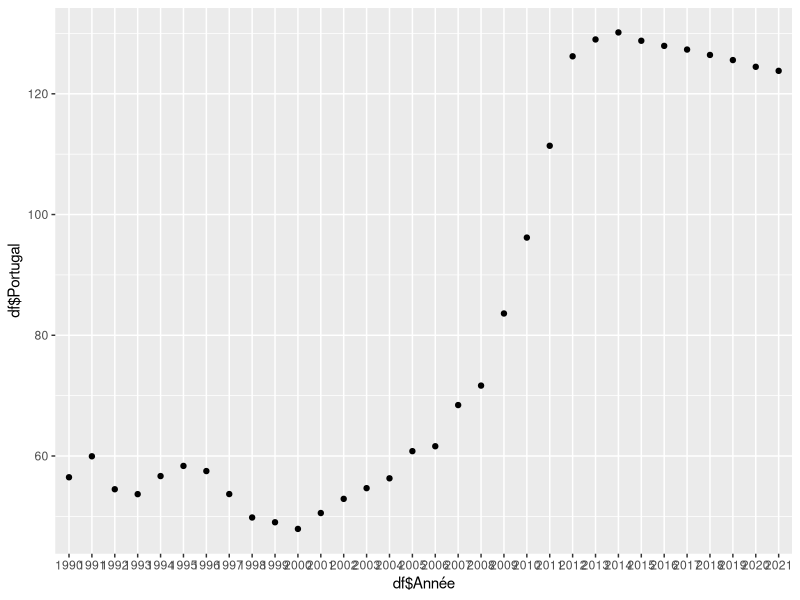
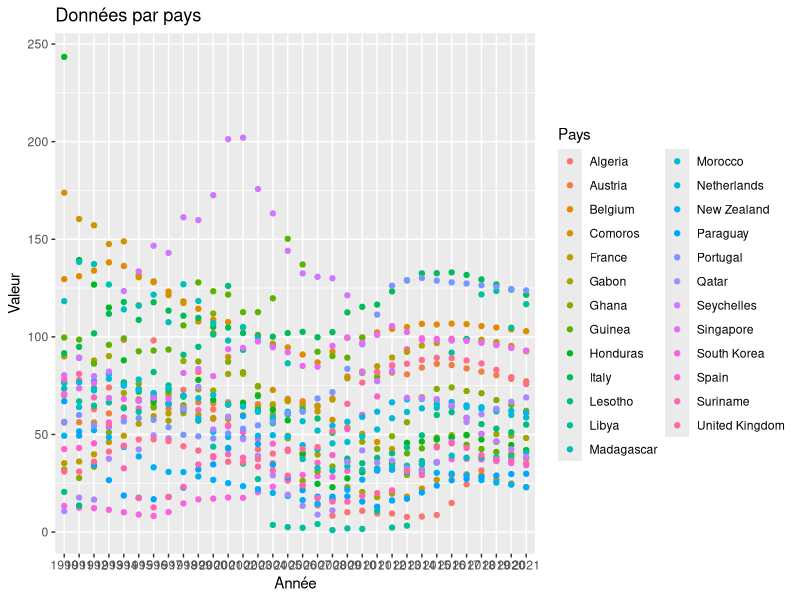
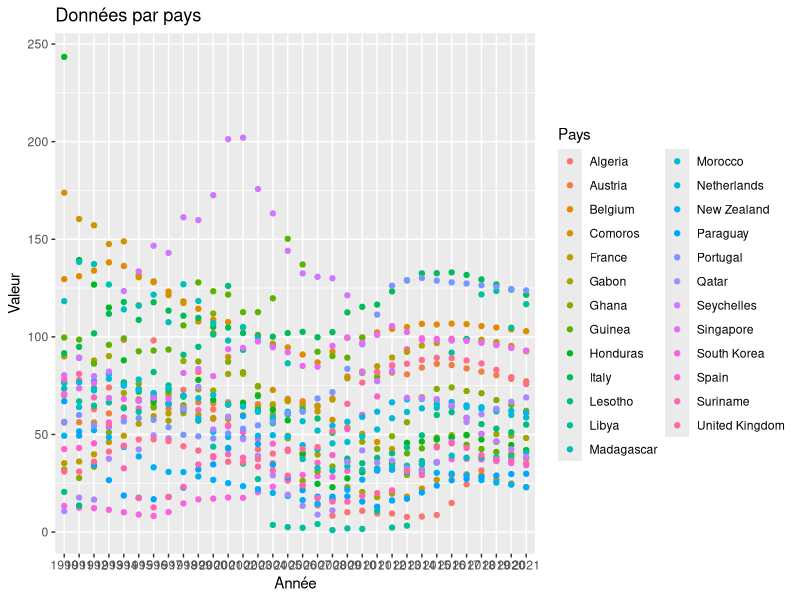

Recreate these plots in R, in order.
## ---- chunk 1
data <- read.csv("archive/Dette_parpays.csv", header = TRUE)
head(data)
## ---- chunk 2
summary(data)
## ---- chunk 3
# Assurez-vous que votre dataframe s'appelle 'df'
selected_countries <- c("South Korea", "Suriname", "Belgium", "Guinea", "Comoros", 
                        "Qatar", "New Zealand", "Paraguay", "Madagascar", "Gabon", 
                        "Austria", "Portugal", "Algeria", "Morocco", "France", 
                        "Libya", "Italy", "Singapore", "Lesotho", "Ghana", 
                        "United Kingdom", "Seychelles", "Honduras", "Netherlands", 
                        "Spain")

# Création d'un nouveau dataframe avec uniquement les pays sélectionnés
data <- data[data$Country.Name %in% selected_countries, ]

# Affichage des premières lignes du nouveau dataframe
head(data)

## ---- chunk 4
# Suppression des colonnes 'Region' et 'Image.URL' sans utiliser dplyr
data <- data[, !(names(data) %in% c("region", "Image.URL"))]


for (colname in names(data)) {
  # Vérifie si le nom de la colonne commence par 'X' suivi de 4 chiffres
  if (grepl("^X[0-9]{4}$", colname)) {
    # Suppression des virgules et conversion en numérique
    data[[colname]] <- as.numeric(gsub(",", ".", data[[colname]]))

    # Renommage de la colonne pour enlever le 'X'
    names(data)[names(data) == colname] <- substr(colname, 2, nchar(colname))
  }
}

head(data)


## ---- chunk 5

library(tidyr)


long_data <- pivot_longer(data, cols = -Country.Name, names_to = "Année", values_to = "Dette")


head(long_data)

df <- pivot_wider(long_data, names_from = Country.Name, values_from = Dette)

head(df)

## ---- chunk 6
library(ggplot2)
ggplot(data = df) + aes(x = df$Année, y = df$Portugal) + 
  geom_point()
## ---- chunk 7
library(ggplot2)
library(tidyr)

# Exemple de réorganisation des données avec gather
df_long <- gather(df, key = "Pays", value = "Valeur", -Année)
df_long <- df_long[order(df_long$Année), ]

# Tracer le graphique avec ggplot
ggplot(data = df_long, aes(x = Année, y = Valeur, color = Pays)) +
  geom_point() +
  labs(title = "Données par pays")
## ---- chunk 8
ggplot(data = df_long, aes(x = Année, y = Valeur, color = Pays)) +
  geom_point() +
  labs(title = "Données par pays")
